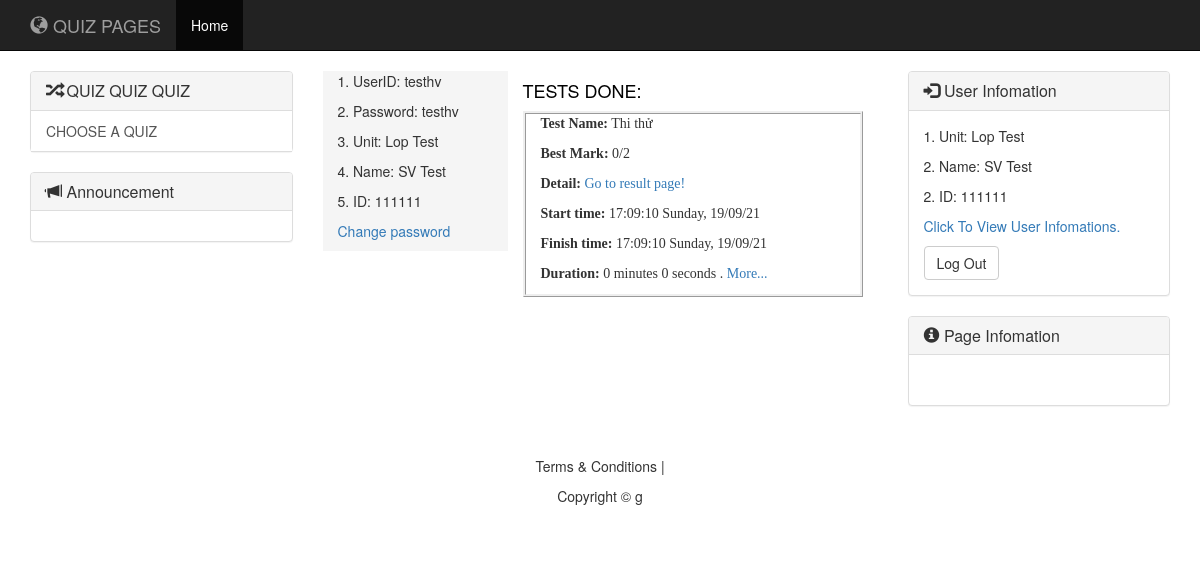
Page /index/userpage.php (signed in) on the committed database.
### tables this page shows
CREATE TABLE `user`  (
  `id` int(10) NOT NULL AUTO_INCREMENT,
  `userid` varchar(20) NULL DEFAULT NULL,
  `password` varchar(20) NULL DEFAULT NULL,
  `hoten` varchar(100) NULL DEFAULT NULL,
  `ten` varchar(20) NULL DEFAULT NULL,
  `lop` varchar(10) NULL DEFAULT NULL,
  `masv` varchar(15) NULL DEFAULT NULL,
  PRIMARY KEY (`id`) USING BTREE
);

CREATE TABLE `test`  (
  `id` int(3) NOT NULL AUTO_INCREMENT,
  `testname` varchar(50) NULL DEFAULT NULL,
  `dataname` varchar(10) NULL DEFAULT NULL,
  `remark` varchar(10) NULL DEFAULT NULL,
  `time` varchar(10) NULL DEFAULT NULL,
  `num` int(3) NULL DEFAULT NULL,
  `trytime` int(3) NULL DEFAULT NULL,
  `lop` varchar(255) NULL DEFAULT NULL,
  PRIMARY KEY (`id`) USING BTREE
);

CREATE TABLE `test_do`  (
  `id` int(10) NOT NULL AUTO_INCREMENT,
  `user_id` int(5) NULL DEFAULT NULL,
  `starttime` datetime NULL DEFAULT NULL,
  `endtime` datetime NULL DEFAULT NULL,
  `mark` int(5) NULL DEFAULT NULL,
  `test` varchar(10) NULL DEFAULT NULL,
  `total_mark` int(5) NULL DEFAULT NULL,
  PRIMARY KEY (`id`) USING BTREE
);

### index/userpage.php (the view, shortened to what this page needs)
<?php include_once ('../widgets/header.php');
  if (empty($_SESSION['userid'])) {
 ?>
<div id="maintest" class="col-sm-6">
<h3> Please login to view this page. </h3>
</div>
<?php
  } else { ?>
<div id="maintest" class="col-sm-6">
<?php
$uid=$_SESSION['userid'];
$sql="SELECT * FROM user WHERE id ='$uid'";
$result=mysqli_query($connect, $sql);
	    while ($value=mysqli_fetch_assoc($result)) {
        $id=$value['userid'];
		$hoten=$value['hoten'];
		$masv=$value['masv'];
		$lop=$value['lop'];
		$pass=$value['password'];
		    }
?>
<div  class="col-sm-4" style="background-color: #F5F5F5;">
							<p>1. UserID: <?php echo $id; ?></p>
							<p>2. Password: <?php echo $pass; ?></p>
							<p>3. Unit: <?php echo $lop; ?></p>
							<p>4. Name: <?php echo $hoten; ?></p>
							<p>5. ID: <?php echo $masv; ?></p>
							<p><a href="#" id="changepass">Change password</a></p>
    </div>
	<div  class="col-sm-8" >
	<h4>TESTS DONE:</h4>
<?php
$sql="SELECT DISTINCT test FROM test_do WHERE user_id = '$uid'";
 $num=1;
$result=mysqli_query($connect, $sql);
$t=mysqli_num_rows($result);
if ($t!=0){
	    while ($value=mysqli_fetch_assoc($result)) {
        $testname=$value['test'];
		$sql="SELECT tam.*,test.testname,test.time FROM (SELECT * FROM test_do WHERE user_id ='$uid'  and test='$testname' ) as tam left join test on tam.test=test.dataname order by mark desc";
		$re=mysqli_query($connect, $sql);
		$va=mysqli_fetch_assoc($re);
		$test_id=$va['id'];
		$testname=$va['testname'];
			 $mark=$va['mark'];
			 $total_mark=$va['total_mark'];
			 $starttime=$va['starttime'];
				$start=date("H:m:s l, d/m/y",strtotime($starttime));
			 $endtime=$va['endtime'];
			 $end=date("H:m:s l, d/m/y",strtotime($endtime));
			 $duration=strtotime($endtime)-strtotime($starttime);
			  $mi=intval($duration/60);
			 $se=($duration%60);
		?>
		<div class="col-sm-12" style="border-style: ridge;">
			<p style="font-family: 'Times New Roman', Georgia, Serif;"><span style="font-weight: bold; font-family: 'Times New Roman', Georgia, Serif;">Test Name:</span> <?php echo $testname; ?></p>
			<p style="font-family: 'Times New Roman', Georgia, Serif;"><span style="font-weight: bold; font-family: 'Times New Roman', Georgia, Serif;">Best Mark:</span> <?php echo $mark."/".$total_mark; ?></p>
			<p style="font-family: 'Times New Roman', Georgia, Serif;"><span style="font-weight: bold; font-family: 'Times New Roman', Georgia, Serif;">Detail:</span> <a href="http://192.168.180.193/mmt/index/result.php?id=<?php echo $test_id; ?>">Go to result page!</a></p>
			<p style="font-family: 'Times New Roman', Georgia, Serif;"><span style="font-weight: bold; font-family: 'Times New Roman', Georgia, Serif;">Start time:</span> <?php echo $start; ?></p>
			<p style="font-family: 'Times New Roman', Georgia, Serif;"><span style="font-weight: bold; font-family: 'Times New Roman', Georgia, Serif;">Finish time:</span> <?php echo $end; ?></p>
			<p style="font-family: 'Times New Roman', Georgia, Serif;"><span style="font-weight: bold; font-family: 'Times New Roman', Georgia, Serif;">Duration:</span> <?php echo $mi." minutes ". $se." seconds . "; ?><span><a href="#" id="but<?php echo $num; ?>" > More...</a></span></p>
			</div>
		 <?php
			$num++;
}}
else {
?>
<p>YOU HAVEN'T DONE ANY TEST YET.</p>
<?php
}
?>
    </div>
    </div>
  <?php } include_once ('../widgets/footer.php'); ?>

### widgets/logout_view2.php (shortened to what this page needs)
						<?php
						$uid=$_SESSION['userid'];
						$sql="SELECT * FROM user WHERE id ='$uid'";
$result=mysqli_query($connect, $sql);
	    while ($value=mysqli_fetch_assoc($result)) {
		$hoten=$value['hoten'];
		$masv=$value['masv'];
		$lop=$value['lop'];
		    }
						?>
				<div class="panel-heading">
					<h3 class="panel-title">
						<span class="glyphicon glyphicon-log-in"></span>
						User Infomation
					</h3>
				</div>
				<div class="panel-body">
					<form>
							<p>1. Unit: <?php echo $lop; ?></p>
							<p>2. Name: <?php echo $hoten; ?></p>
							<p>2. ID: <?php echo $masv; ?></p>
							<p><a href="userpage.php" id="butti">Click To View User Infomations.</a></p>
						<button type="submit" class="btn btn-default" onclick="callphp('../scripts/logout.php');return false;">
						Log Out</button>
					</form>
				</div>

### css/custom.css (style rules this page uses)
h1, h2, h3, h4, h5, h6 { color: black; }

### rows in the picture
user: userid "testhv", password "testhv", lop "Lop Test", hoten "SV Test", masv "111111"
test: testname "Thi thử"
test_do: mark "0", total_mark "2", starttime "17:09:10 Sunday, 19/09/21", endtime "17:09:10 Sunday, 19/09/21", mi "0", se "0"
